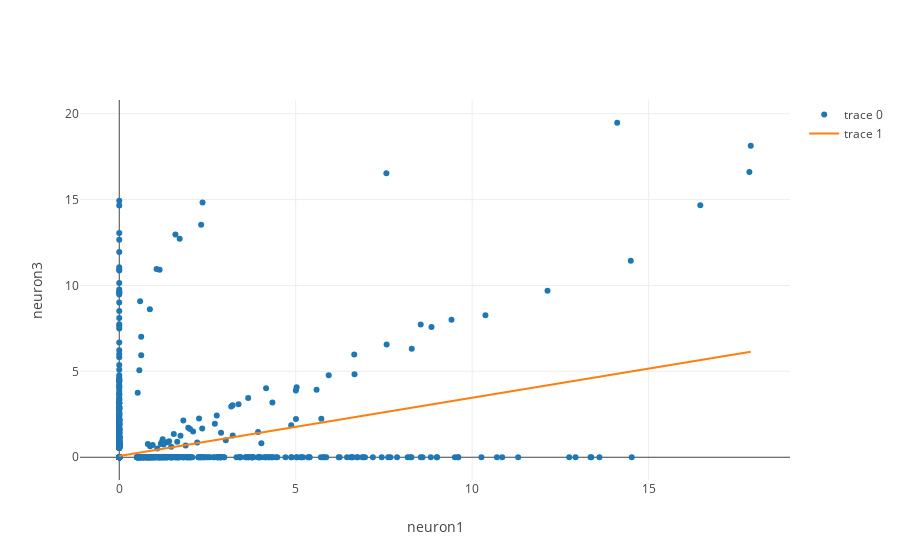
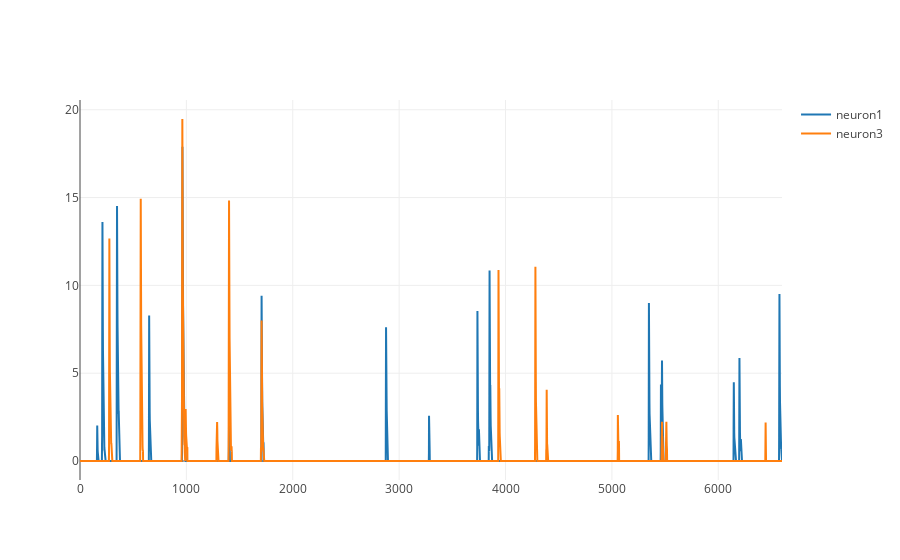
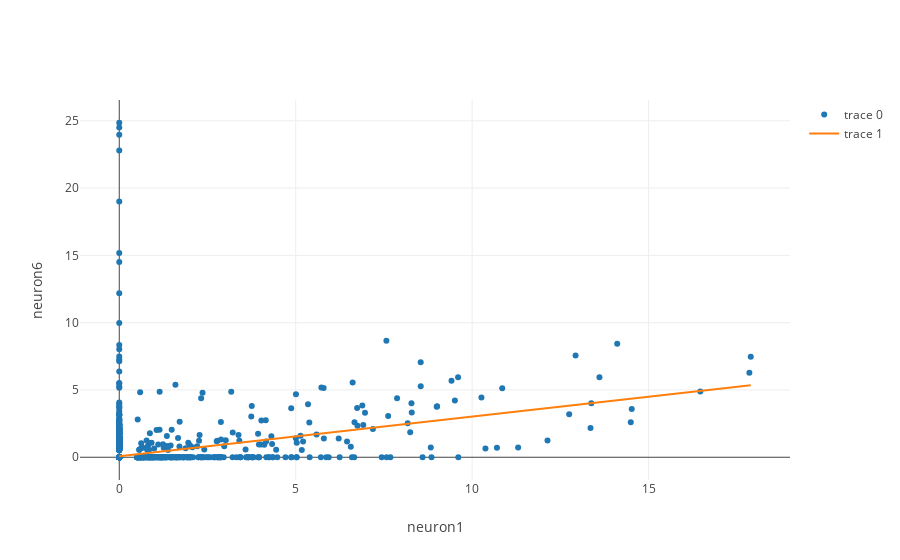
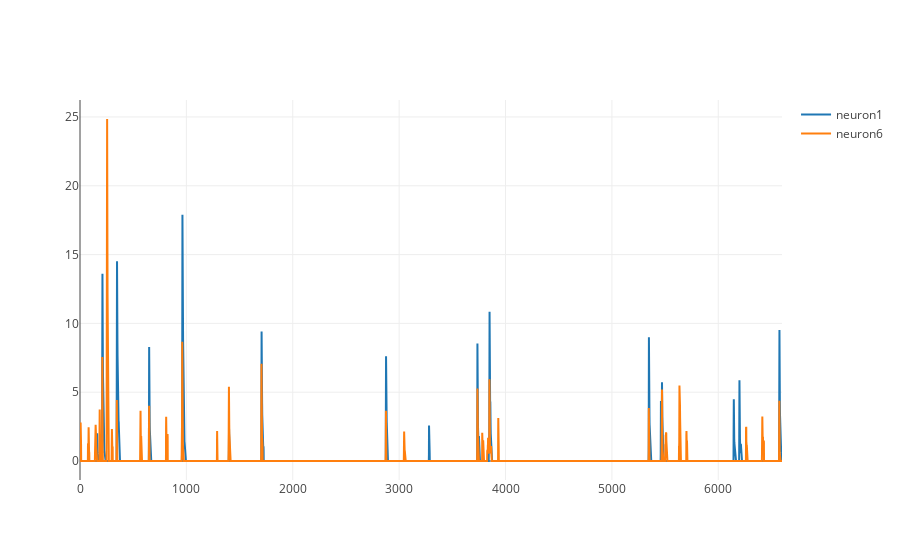

Write notebook code for charts like these, in order.
### Code cell
# corr_df = cell_transients_dataframe[(cell_transients_dataframe['neuron1'] != 0) & (cell_transients_dataframe['neuron3'] != 0)]
# corr_df

# Find and plot all neurons
foo = cell_transients_dataframe.columns.tolist()
for i in range(0, len(foo)):
    for j in range(i+1, len(foo)):
        if analysis_utils.neuron_scatter_plot_with_reg(foo[i], foo[j], cell_transients_dataframe) != False:
            analysis_utils.neuron_line_plot(foo[i], foo[j], cell_transients_dataframe)

### Figure 1 — Plotly figure (JSON) as saved in the notebook; plotly's stock layout.template omitted (floating-point values rounded to 4 significant figures; data arrays with more than 128 entries replaced by an {"elided": "..."} marker saying what was removed)
{"data": [{"mode": "markers", "x": {"elided": "6600 float values"}, "y": {"elided": "6600 float values"}}, {"mode": "lines", "x": {"elided": "6600 float values"}, "y": {"elided": "6600 float values"}}], "layout": {"xaxis": {"title": "neuron1"}, "yaxis": {"title": "neuron3"}}}

### Figure 2 — Plotly figure (JSON) as saved in the notebook; plotly's stock layout.template omitted (floating-point values rounded to 4 significant figures; data arrays with more than 128 entries replaced by an {"elided": "..."} marker saying what was removed)
{"data": [{"name": "neuron1", "type": "scatter", "x": {"elided": "6600 int values"}, "y": {"elided": "6600 float values"}}, {"name": "neuron3", "type": "scatter", "x": {"elided": "6600 int values"}, "y": {"elided": "6600 float values"}}], "layout": {}}

### Figure 3 — Plotly figure (JSON) as saved in the notebook; plotly's stock layout.template omitted (floating-point values rounded to 4 significant figures; data arrays with more than 128 entries replaced by an {"elided": "..."} marker saying what was removed)
{"data": [{"mode": "markers", "x": {"elided": "6600 float values"}, "y": {"elided": "6600 float values"}}, {"mode": "lines", "x": {"elided": "6600 float values"}, "y": {"elided": "6600 float values"}}], "layout": {"xaxis": {"title": "neuron1"}, "yaxis": {"title": "neuron6"}}}

### Figure 4 — Plotly figure (JSON) as saved in the notebook; plotly's stock layout.template omitted (floating-point values rounded to 4 significant figures; data arrays with more than 128 entries replaced by an {"elided": "..."} marker saying what was removed)
{"data": [{"name": "neuron1", "type": "scatter", "x": {"elided": "6600 int values"}, "y": {"elided": "6600 float values"}}, {"name": "neuron6", "type": "scatter", "x": {"elided": "6600 int values"}, "y": {"elided": "6600 float values"}}], "layout": {}}
